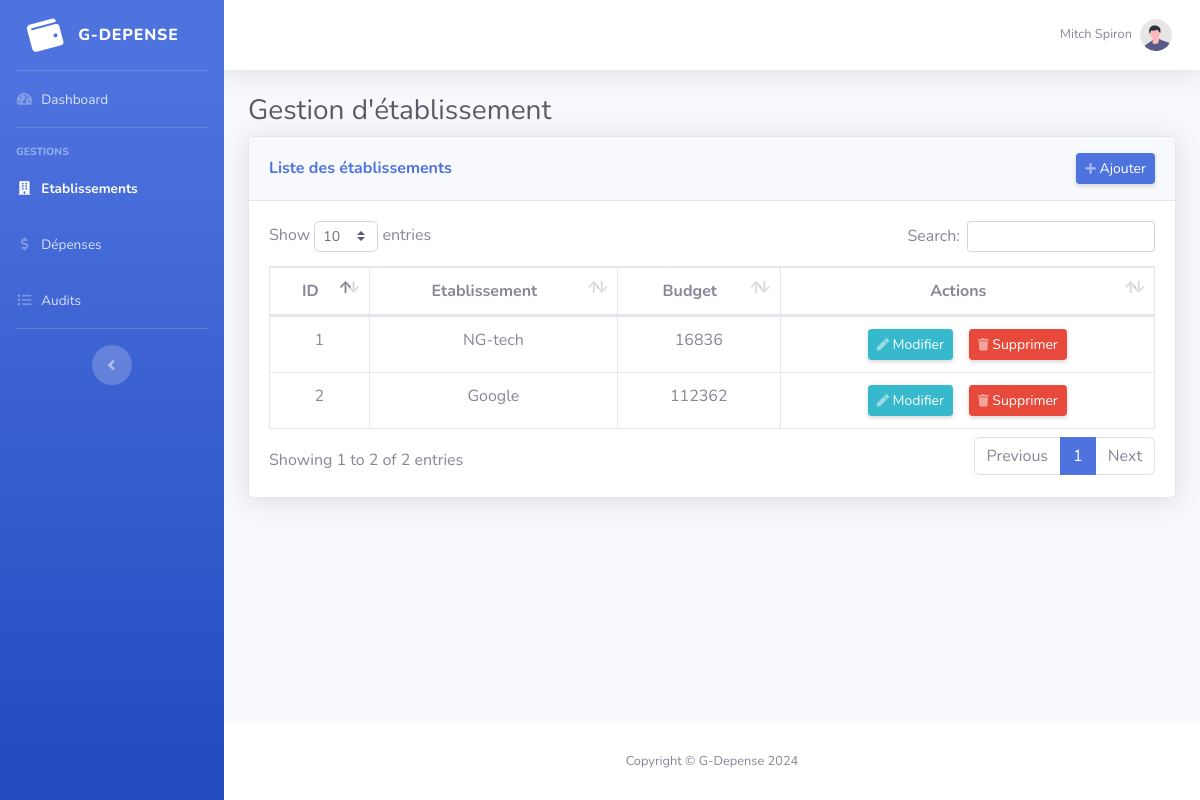
/etablissement/index.php (signed in), run on the app's committed database.
### tables this page shows
CREATE TABLE IF NOT EXISTS `etablissement` (
  `id` int(11) NOT NULL AUTO_INCREMENT,
  `nom` varchar(50) NOT NULL,
  `budget` varchar(20) NOT NULL,
  PRIMARY KEY (`id`)
);

### etablissement/controller/gets.php (called while the page is built)
<?php
$sql = 'SELECT * FROM `etablissement`';
$query = $db->prepare($sql);
$query->execute();
$etablissements = $query->fetchAll(PDO::FETCH_ASSOC);

### etablissement/index.php (the view, shortened to what this page needs)
<?php
require_once('../configs/connection.php');
require_once('controller/gets.php');
?>
<!DOCTYPE html>
<html lang="en">
<head>
    <link href="../assets/vendor/fontawesome-free/css/all.min.css" rel="stylesheet" type="text/css" />
    <link href="../assets/css/sb-admin-2.min.css" rel="stylesheet" />
    <link href="../assets/vendor/datatables/dataTables.bootstrap4.min.css" rel="stylesheet" />
</head>
<body id="page-top">
    <div id="wrapper">
        <ul class="navbar-nav bg-gradient-primary sidebar sidebar-dark accordion" id="accordionSidebar">
            <a class="sidebar-brand d-flex align-items-center justify-content-center" href="../index.php">
                <div class="sidebar-brand-icon rotate-n-15">
                    <i class="fas fa-wallet"></i>
                </div>
                <div class="sidebar-brand-text mx-3">G-Depense</div>
            </a>
            <hr class="sidebar-divider my-0" />
            <li class="nav-item">
                <a class="nav-link" href="../index.php">
                    <i class="fas fa-fw fa-tachometer-alt"></i>
                    <span>Dashboard</span></a>
            </li>
            <hr class="sidebar-divider" />
            <div class="sidebar-heading">Gestions</div>
            <li class="nav-item active">
                <a class="nav-link" href="index.php">
                    <i class="fas fa-fw fa-building"></i>
                    <span>Etablissements</span></a>
            </li>
            <li class="nav-item">
                <a class="nav-link" href="../depense/index.php">
                    <i class="fas fa-fw fa-dollar-sign"></i>
                    <span>Dépenses</span></a>
            </li>
            <li class="nav-item">
                <a class="nav-link" href="../audit/index.php">
                    <i class="fas fa-fw fa-list"></i>
                    <span>Audits</span></a>
            </li>
            <hr class="sidebar-divider d-none d-md-block" />
            <div class="text-center d-none d-md-inline">
                <button class="rounded-circle border-0" id="sidebarToggle"></button>
            </div>
        </ul>
        <div id="content-wrapper" class="d-flex flex-column">
            <div id="content">
                <nav class="navbar navbar-expand navbar-light bg-white topbar mb-4 static-top shadow">
                    <ul class="navbar-nav ml-auto">
                        <li class="nav-item dropdown no-arrow">
                            <a class="nav-link dropdown-toggle" href="#" id="userDropdown" role="button" data-toggle="dropdown" aria-haspopup="true" aria-expanded="false">
                                <span class="mr-2 d-none d-lg-inline text-gray-600 small"><?= htmlspecialchars($_COOKIE['nom']) ?> <?= htmlspecialchars($_COOKIE['prenom']) ?></span>
                                <img class="img-profile rounded-circle" src="../assets/img/undraw_profile.svg">
                            </a>
                        </li>
                    </ul>
                </nav>
                <div class="container-fluid">
                    <h1 class="h3 mb-2 text-gray-800">Gestion d'établissement</h1>
                    <div class="card shadow mb-4">
                        <div class="card-header py-3 d-sm-flex align-items-center justify-content-between">
                            <h6 class="m-0 font-weight-bold text-primary">
                                Liste des établissements
                            </h6>
                            <a data-toggle="modal" data-target="#addModal" class="d-none d-sm-inline-block btn btn-sm btn-primary shadow-sm"><i class="fas fa-plus fa-sm text-white-50"></i> Ajouter</a>
                        </div>
                        <div class="card-body">
                            <div class="table-responsive">
                                <table class="table table-bordered" id="dataTable" width="100%" cellspacing="0">
                                    <thead>
                                        <tr class="text-center">
                                            <th class="text-center">ID</th>
                                            <th>Etablissement</th>
                                            <th>Budget</th>
                                            <th>Actions</th>
                                        </tr>
                                    </thead>
                                    <tbody>
                                        <?php
                                        foreach ($etablissements as $etablissement) {
                                        ?>
                                            <tr class="text-center">
                                                <td><?= htmlspecialchars($etablissement['id']) ?></td>
                                                <td><?= htmlspecialchars($etablissement['nom']) ?></td>
                                                <td><?= htmlspecialchars($etablissement['budget']) ?></td>
                                                <td>
                                                    <a href="#editModal_<?= htmlspecialchars($etablissement['id']) ?>" data-toggle="modal" class="d-none d-sm-inline-block btn btn-sm btn-info shadow-sm mr-3"><i class="fas fa-pen fa-sm text-white-50"></i>
                                                        Modifier</a><a data-toggle="modal" href="#deleteModal_<?= htmlspecialchars($etablissement['id']) ?>" class="d-none d-sm-inline-block btn btn-sm btn-danger shadow-sm"><i class="fas fa-trash fa-sm text-white-50"></i>
                                                        Supprimer</a>
                                                </td>
                                            </tr>
                                        <?php
                                        }
                                        ?>
                                    </tbody>
                                </table>
                            </div>
                        </div>
                    </div>
                </div>
            </div>
            <footer class="sticky-footer bg-white">
                <div class="container my-auto">
                    <div class="copyright text-center my-auto">
                        <span>Copyright &copy; G-Depense 2024</span>
                    </div>
                </div>
            </footer>
        </div>
    </div>
</body>
</html>

### data on the page
etablissement: id "1", nom "NG-tech", budget "16836"
etablissement: id "2", nom "Google", budget "112362"

### other printed values
$_COOKIE['nom'] "Mitch"
$_COOKIE['prenom'] "Spiron"
